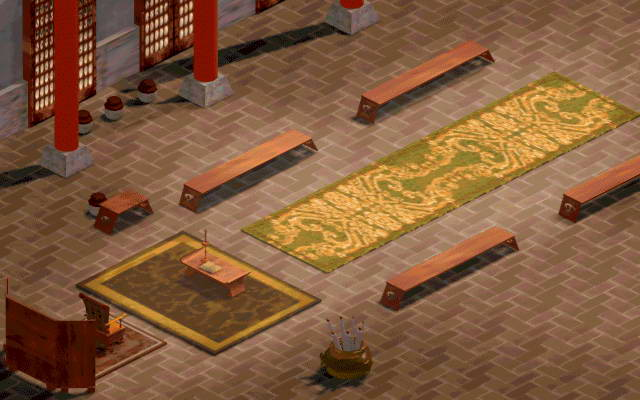

The image is a tile-based game level rendered from a .tmx file. Its description and source (layers, tilesets, objects; grid data summarised) follow:
An orthogonal 64x40 tile map with 10x10 px tiles, 1 tile layer (块层 1).

<map version="1.0" orientation="orthogonal" width="64" height="40" tilewidth="10" tileheight="10">
 <tileset firstgid="1" name="1- (86)" tilewidth="10" tileheight="10">
  <image source="map/1- (86).jpg" trans="ff00ff" width="640" height="400" />
 </tileset>
 <layer name="块层 1" width="64" height="40">
  <data>[2560 cells, 2560 non-empty, 2560 distinct tile ids]</data>
 </layer>
</map>
